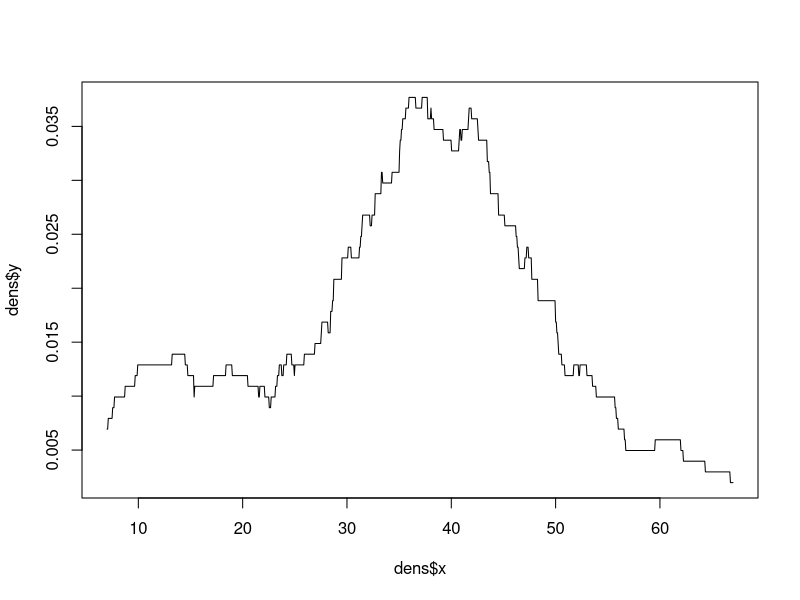
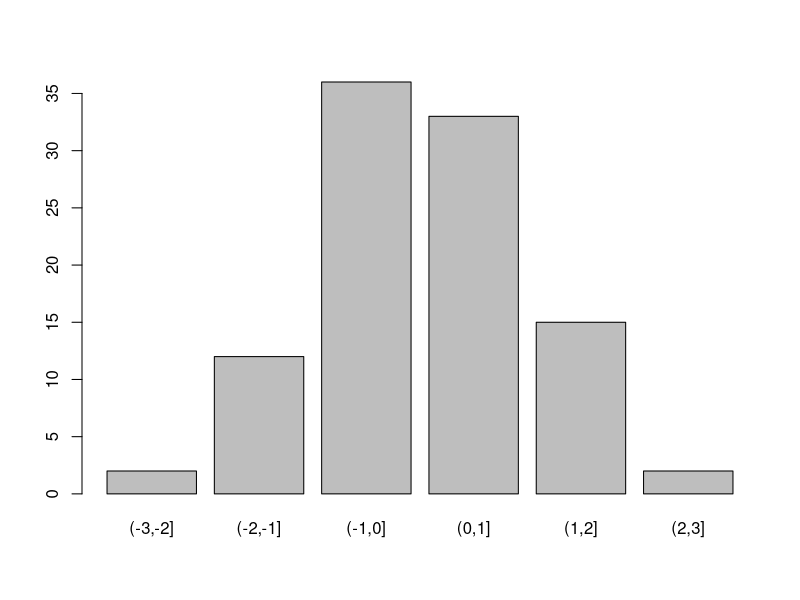

Here is the R script that generated these plots, in order:
###################################################
### Computing class LAB #4
###
### Write your own “rough” density estimation 
### routine using boxcar weights.
### Boxcar means a fixed width 'window' on the data.
###
###################################################

###################################################
### boxcar_density
###################################################

boxcar_density <- function(x, frac = 0.25, n = 1000)
{
  # compute density of x using boxcar weights
  # n: the number of grid points (THE NUMBER OF GRID POINTS DETERMINES THE SPEED AT WHICH WINDOW MOVES).
  #   Example: if the data range from 4 to 10, you want to evaluate the density at n points in that
  #   range, so if n = 1000, then seq(4, 10, length.out = 1000) is the set of points being evaluated.
  # frac: given as fraction of available data on either side of evaluation point.  That is, if the data
  #   range from 4 to 10, then they span 10 - 4 = 6 units. The fraction of that range that is used in
  #   the boxcar is frac * 6 in this case, so the boxcar width would be 1.5. But this is just an
  #   example. Notice you get the lower and upper bounds of the range in the next line setting x_range.
  x_range <- range(x, na.rm = TRUE) # get the range of x (2 values)
  
  x_grid <- seq(x_range[1], x_range[2], length.out = n) # set up grid of points
  
  # allocate a vector to store result (which is a count of how many points are within the boxcar range)
  result <- rep(0, n)
  
  # find a way to get a left and right side of the evaluation point to include in the calculation of
  # the local mean
  
  # this is the size of the box on either side of the center (point of evaluation)
  half_box_car <- 0.5 * frac * diff(x_range)
  
  # loop through values of x_grid and count number of observed x within the boxcar
  for (i in 1:n) {
    pt_left   <- x_grid[i] - half_box_car
    pt_right  <- x_grid[i] + half_box_car
    
    result[i] <- sum(x >= pt_left & x < pt_right)
  }
  
  # A density sums to one; when it is discretized, as we are doing here, each grid point represents
  # 1/n-th of the axis. Technically, if you want the sum of the heights times the width of the grid
  # to be one, you need to do a bit of work.
  
  # First, normalize the result vector so that sum is 1. Next, rescale this sum to be the range of
  # x times 1 / n. This yields a true density.
  # COMMENT: why do we not use length(x)?
  
  y <- result / sum(result)  # sum to one
  y <- y / ((x_range[2] - x_range[1]) / n) # sum to 1/R, with R as defined above.
  
  # return the values in a list
  # COMMENT: why is a list important to use here? Discuss.
  list_result <- list(x = x_grid, y = y)
  
  return(list_result)
}

# plot function for boxcar_density results -- how hard to do? are x & y enough?

library(datasets)
dens <- boxcar_density(precip)
plot(dens, type = "l")

# scratchpad of a simpler way to build a density:
# bins:
x <- rnorm(100)
x <- sort(x)
groups <- -3:3
categories <- cut(x, groups)


counts <- table(categories)
barplot(counts)
# there are a couple of major issues with this approach that need to be addressed:
#   the boxes have gaps, which the data do not
#   the categories are all given equal size
#   the order of the categories may not be correct

# solution:
#   use the rect function to draw boxes, covering the range of each of bin

